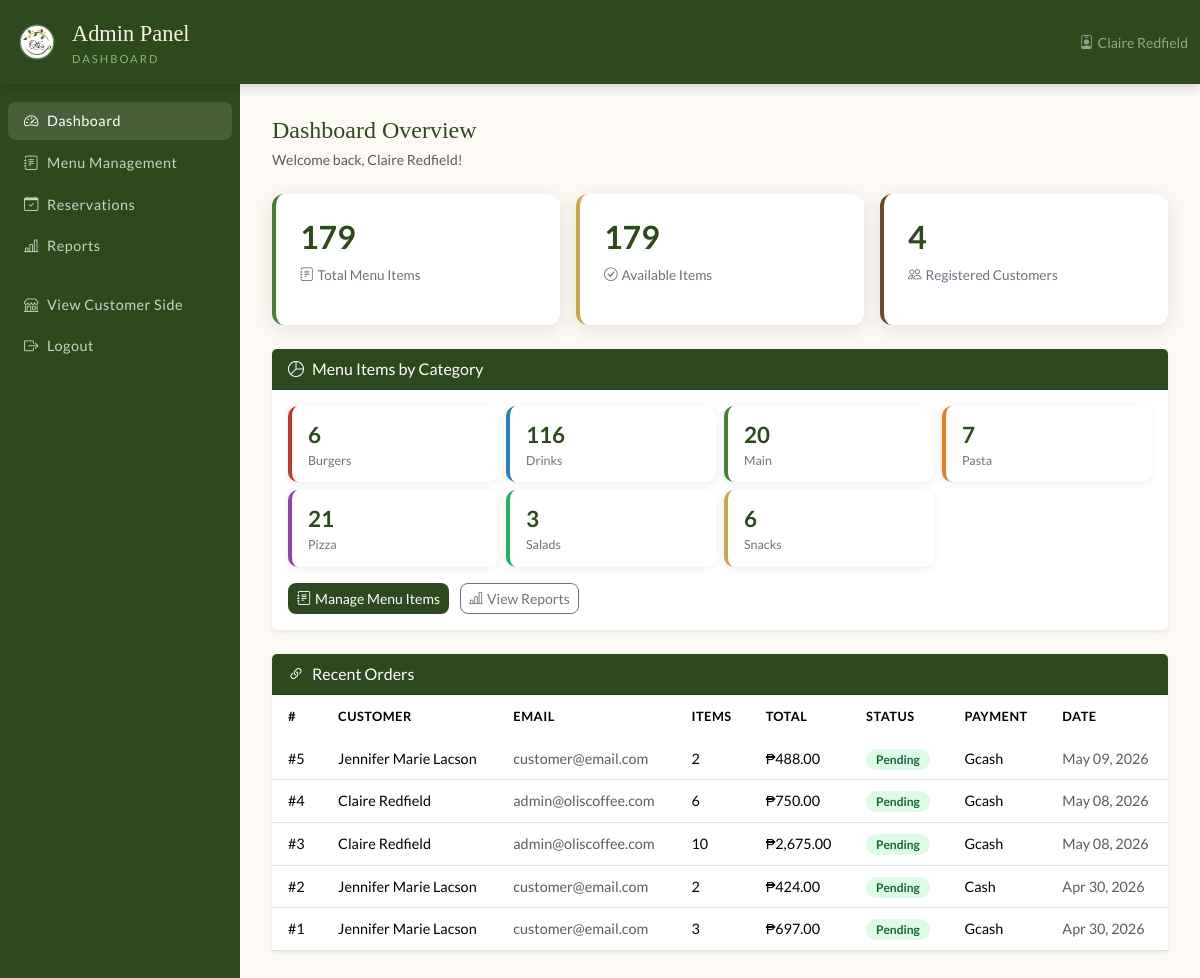
Page /admin/dashboard.php (signed in) on the committed database.
### tables this page shows
CREATE TABLE `orders` (
  `id` int(11) NOT NULL AUTO_INCREMENT,
  `user_id` int(11) NOT NULL,
  `reservation_id` int(11) DEFAULT NULL,
  `total_amount` decimal(10,2) NOT NULL,
  `status` enum('pending','confirmed','preparing','ready','completed','cancelled') DEFAULT 'pending',
  `payment_method` enum('gcash','cash') DEFAULT 'cash',
  `payment_status` enum('unpaid','paid') DEFAULT 'unpaid',
  `notes` text DEFAULT NULL,
  `created_at` timestamp NOT NULL DEFAULT current_timestamp(),
  PRIMARY KEY (`id`),
  KEY `user_id` (`user_id`),
  KEY `fk_order_reservation` (`reservation_id`),
  CONSTRAINT `fk_order_reservation` FOREIGN KEY (`reservation_id`) REFERENCES `reservations` (`id`) ON DELETE SET NULL,
  CONSTRAINT `orders_ibfk_1` FOREIGN KEY (`user_id`) REFERENCES `users` (`id`) ON DELETE CASCADE
);

CREATE TABLE `users` (
  `id` int(11) NOT NULL AUTO_INCREMENT,
  `name` varchar(100) NOT NULL,
  `email` varchar(100) NOT NULL,
  `password` varchar(255) NOT NULL,
  `role` enum('admin','customer') DEFAULT 'customer',
  `created_at` timestamp NOT NULL DEFAULT current_timestamp(),
  `profile_pic` varchar(255) DEFAULT NULL,
  PRIMARY KEY (`id`),
  UNIQUE KEY `email` (`email`)
);

### admin/dashboard.php (the view, shortened to what this page needs)
<?php
$db = getDB();
$totalMenuItems = $db->query("SELECT COUNT(*) as c FROM menu_items")->fetch_assoc()['c'];
$totalUsers     = $db->query("SELECT COUNT(*) as c FROM users WHERE role='customer'")->fetch_assoc()['c'];
$availableItems = $db->query("SELECT COUNT(*) as c FROM menu_items WHERE is_available=1")->fetch_assoc()['c'];
$catStats = $db->query("SELECT category, COUNT(*) as cnt FROM menu_items GROUP BY category ORDER BY category");
$joinResult = $db->query("
    SELECT o.id, u.name AS customer, u.email,
           COUNT(oi.id) AS total_items,
           o.total_amount, o.status, o.payment_method, o.created_at
    FROM orders o
    JOIN users u ON o.user_id = u.id
    JOIN order_items oi ON oi.order_id = o.id
    GROUP BY o.id
    ORDER BY o.created_at DESC
    LIMIT 10
");
$adminName = htmlspecialchars($_SESSION['user_name']);
?>
<!DOCTYPE html>
<html lang="en">
<head>
  <link rel="stylesheet" href="https://cdn.jsdelivr.net/npm/bootstrap@5.3.2/dist/css/bootstrap.min.css">
  <link rel="stylesheet" href="https://cdn.jsdelivr.net/npm/bootstrap-icons@1.11.3/font/bootstrap-icons.min.css">
  <link rel="stylesheet" href="../css/style.css">
</head>
<body>
<nav class="navbar navbar-expand-lg">
  <div class="container-fluid">
    <a class="navbar-brand" href="dashboard.php">
      <img src="../assets/logo.png" alt="Oli's SelfieTea & Coffee" style="height:50px;width:auto;">
      <div>Admin Panel <span class="sub">Dashboard</span></div>
    </a>
    <div class="ms-auto d-flex align-items-center gap-3">
      <span class="text-white-50 small"><i class="bi bi-person-badge me-1"></i><?= $adminName ?></span>
    </div>
  </div>
</nav>
<div class="d-flex">
  <aside class="admin-sidebar py-3">
    <nav class="nav flex-column">
      <a class="nav-link active" href="dashboard.php"><i class="bi bi-speedometer2 me-2"></i>Dashboard</a>
      <a class="nav-link" href="menu_manage.php"><i class="bi bi-journal-text me-2"></i>Menu Management</a>
      <a class="nav-link" href="manage_reservations.php"><i class="bi bi-calendar-check me-2"></i>Reservations</a>
      <a class="nav-link" href="reports.php"><i class="bi bi-bar-chart-line me-2"></i>Reports</a>
      <hr style="border-color:rgba(255,255,255,0.1); margin: 8px 16px;">
      <a class="nav-link" href="../index.php"><i class="bi bi-shop me-2"></i>View Customer Side</a>
      <a class="nav-link" href="../logout.php"><i class="bi bi-box-arrow-right me-2"></i>Logout</a>
    </nav>
  </aside>
  <main class="admin-content">
    <h4 class="mb-1" style="font-family:'Playfair Display',serif; color:var(--green-dark);">
      Dashboard Overview
    </h4>
    <p class="text-muted mb-4 small">Welcome back, <?= $adminName ?>!</p>
    <div class="row g-3 mb-4">
      <div class="col-md-4">
        <div class="stat-card">
          <h3><?= $totalMenuItems ?></h3>
          <p><i class="bi bi-journal-text me-1"></i>Total Menu Items</p>
        </div>
      </div>
      <div class="col-md-4">
        <div class="stat-card" style="border-color: var(--gold);">
          <h3><?= $availableItems ?></h3>
          <p><i class="bi bi-check-circle me-1"></i>Available Items</p>
        </div>
      </div>
      <div class="col-md-4">
        <div class="stat-card" style="border-color: var(--brown);">
          <h3><?= $totalUsers ?></h3>
          <p><i class="bi bi-people me-1"></i>Registered Customers</p>
        </div>
      </div>
    </div>
    <div class="card border-0 shadow-sm mb-4">
      <div class="card-header" style="background:var(--green-dark); color:white;">
        <i class="bi bi-pie-chart me-2"></i>Menu Items by Category
      </div>
      <div class="card-body p-3">
        <div class="row g-2">
          <?php
          $catColors = [
            'Main'    => 'var(--green-mid)',
            'Snacks'  => 'var(--gold)',
            'Pasta'   => '#e67e22',
            'Burgers' => '#c0392b',
            'Salads'  => '#27ae60',
            'Pizza'   => '#8e44ad',
            'Drinks'  => '#2980b9',
          ];
          while ($row = $catStats->fetch_assoc()):
            $color = $catColors[$row['category']] ?? 'var(--text-muted)';
          ?>
          <div class="col-6 col-md-3">
            <div style="background:white; border-radius:10px; padding:12px 16px;
                        border-left: 4px solid <?= $color ?>; box-shadow: 0 2px 8px rgba(0,0,0,0.07);">
              <div style="font-size:1.4rem; font-weight:700; color:var(--green-dark);"><?= $row['cnt'] ?></div>
              <div style="font-size:0.78rem; color:var(--text-muted);"><?= htmlspecialchars($row['category']) ?></div>
            </div>
          </div>
          <?php endwhile; ?>
        </div>
        <div class="mt-3">
          <a href="menu_manage.php" class="btn btn-sm" style="background:var(--green-dark); color:white; border-radius:8px;">
            <i class="bi bi-journal-text me-1"></i>Manage Menu Items
          </a>
          <a href="reports.php" class="ms-2 btn btn-sm btn-outline-secondary" style="border-radius:8px;">
            <i class="bi bi-bar-chart-line me-1"></i>View Reports
          </a>
        </div>
      </div>
    </div>
    <div class="card border-0 shadow-sm">
      <div class="card-header" style="background:var(--green-dark); color:white;">
        <i class="bi bi-link-45deg me-2"></i>Recent Orders
      </div>
      <div class="card-body p-0">
        <div class="table-responsive">
          <table class="table table-olis mb-0">
            <thead>
              <tr>
                <th>#</th>
                <th>Customer</th>
                <th>Email</th>
                <th>Items</th>
                <th>Total</th>
                <th>Status</th>
                <th>Payment</th>
                <th>Date</th>
              </tr>
            </thead>
            <tbody>
              <?php if ($joinResult && $joinResult->num_rows > 0): ?>
                <?php while ($row = $joinResult->fetch_assoc()): ?>
                <tr>
                  <td>#<?= $row['id'] ?></td>
                  <td><?= htmlspecialchars($row['customer']) ?></td>
                  <td class="text-muted small"><?= htmlspecialchars($row['email']) ?></td>
                  <td><?= $row['total_items'] ?></td>
                  <td>₱<?= number_format($row['total_amount'], 2) ?></td>
                  <td><span class="badge-available"><?= ucfirst($row['status']) ?></span></td>
                  <td><?= ucfirst($row['payment_method']) ?></td>
                  <td class="text-muted small"><?= date('M d, Y', strtotime($row['created_at'])) ?></td>
                </tr>
                <?php endwhile; ?>
              <?php endif; ?>
            </tbody>
          </table>
        </div>
      </div>
    </div>
  </main>
</div>
</body>
</html>

### css/style.css (style rules this page uses)
:root { --green-dark: #2d4a1e; --green-mid: #4a7c35; --green-light: #8ab87a; --cream: #f5f0e8; --warm-white: #fdfaf5; --gold: #c9a84c; --brown: #6b4c2a; --text-dark: #1a1a1a; --text-muted: #6b7280; --shadow: 0 4px 20px rgba(0,0,0,0.1); --radius: 12px; }
* { box-sizing: border-box; margin: 0; padding: 0; }
body { font-family: 'Lato', sans-serif; background: var(--warm-white); color: var(--text-dark); min-height: 100vh; }
.navbar { background: var(--green-dark) !important; padding: 0.75rem 0; box-shadow: 0 2px 12px rgba(0,0,0,0.2); }
.navbar-brand { font-family: 'Playfair Display', serif; font-size: 1.4rem; color: var(--cream) !important; display: flex; align-items: center; gap: 10px; }
.navbar-brand span.sub { font-family: 'Lato', sans-serif; font-size: 0.7rem; color: var(--green-light); display: block; letter-spacing: 2px; text-transform: uppercase; }
.nav-link { color: var(--cream) !important; font-size: 0.88rem; letter-spacing: 0.5px; padding: 0.5rem 1rem !important; border-radius: 6px; transition: background 0.2s; }
.nav-link:hover, .nav-link.active { background: rgba(255,255,255,0.12) !important; color: var(--gold) !important; }
.admin-sidebar { min-height: calc(100vh - 60px); background: var(--green-dark); color: white; width: 240px; flex-shrink: 0; }
.admin-sidebar .nav-link { color: rgba(255,255,255,0.75) !important; border-radius: 8px; margin: 2px 8px; font-size: 0.9rem; }
.admin-sidebar .nav-link:hover, .admin-sidebar .nav-link.active { background: rgba(255,255,255,0.12) !important; color: white !important; }
.admin-content { flex: 1; padding: 2rem; overflow-x: auto; }
.stat-card { background: white; border-radius: var(--radius); padding: 1.5rem; box-shadow: var(--shadow); border-left: 4px solid var(--green-mid); }
.stat-card h3 { font-size: 2rem; font-weight: 700; color: var(--green-dark); }
.stat-card p { color: var(--text-muted); font-size: 0.85rem; }
.table-olis thead { background: var(--green-dark); color: white; }
.table-olis thead th { font-weight: 600; font-size: 0.8rem; letter-spacing: 0.5px; text-transform: uppercase; padding: 12px 16px; border: none; }
.table-olis tbody td { padding: 10px 16px; vertical-align: middle; font-size: 0.9rem; }
.badge-available { background: #dcfce7; color: #166534; padding: 3px 10px; border-radius: 12px; font-size: 0.75rem; font-weight: 600; }

### rows in the picture
orders: id "5", user.name "Jennifer Marie Lacson", user.email "customer@email.com", total_items "2", total_amount "488.00", status "Pending", payment_method "Gcash", created_at "May 09, 2026"
orders: id "4", user.name "Claire Redfield", user.email "admin@oliscoffee.com", total_items "6", total_amount "750.00", status "Pending", payment_method "Gcash", created_at "May 08, 2026"
orders: id "3", user.name "Claire Redfield", user.email "admin@oliscoffee.com", total_items "10", total_amount "2,675.00", status "Pending", payment_method "Gcash", created_at "May 08, 2026"
orders: id "2", user.name "Jennifer Marie Lacson", user.email "customer@email.com", total_items "2", total_amount "424.00", status "Pending", payment_method "Cash", created_at "Apr 30, 2026"
orders: id "1", user.name "Jennifer Marie Lacson", user.email "customer@email.com", total_items "3", total_amount "697.00", status "Pending", payment_method "Gcash", created_at "Apr 30, 2026"

### other values in the picture
$adminName "Claire Redfield"
$totalMenuItems "179"
$availableItems "179"
$totalUsers "4"
$row['cnt'] "6"
$row['category'] "Burgers"
$row['cnt'] "116"
$row['category'] "Drinks"
$row['cnt'] "20"
$row['category'] "Main"
$row['cnt'] "7"
$row['category'] "Pasta"
$row['cnt'] "21"
$row['category'] "Pizza"
$row['cnt'] "3"
